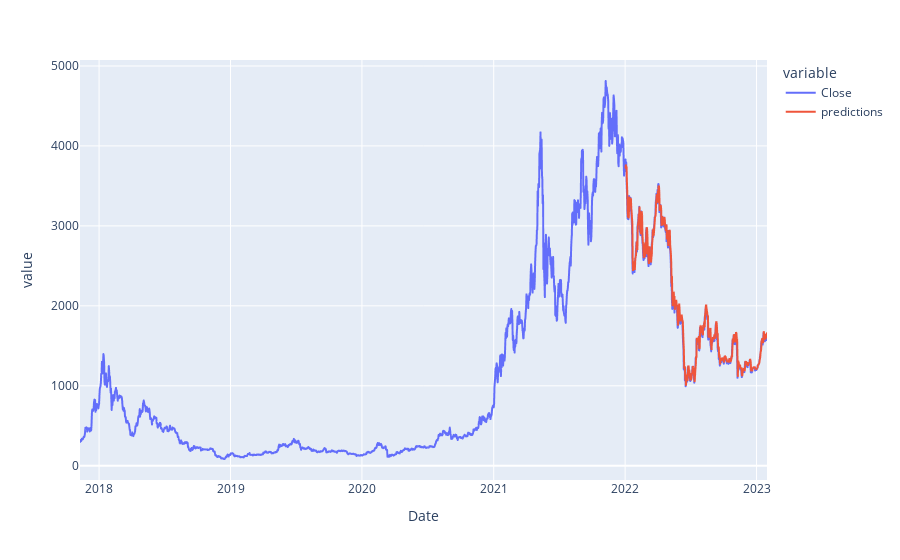

The code cell stored with this chart in its notebook:
### Code cell
results_df = df[['Date']]
results_df = results_df[results_df['Date'] > split]
predictions = model.predict(X_test_lstm)
results_df['predictions'] = predictions
results_df = results_df.set_index('Date').join(df[['Date', feat_ex]].set_index('Date'), how='outer')
# Plot results
px.line(results_df, x=results_df.index, y=[feat_ex, 'predictions'])

### Figure 1 — Plotly figure (JSON) as saved in the notebook; plotly's stock layout.template omitted (floating-point values rounded to 4 significant figures; data arrays with more than 128 entries replaced by an {"elided": "..."} marker saying what was removed)
{"data": [{"hovertemplate": "variable=Close<br>Date=%{x}<br>value=%{y}<extra></extra>", "legendgroup": "Close", "line": {"color": "#636efa", "dash": "solid"}, "marker": {"symbol": "circle"}, "mode": "lines", "name": "Close", "showlegend": true, "type": "scattergl", "x": {"elided": "1909 str values"}, "xaxis": "x", "y": {"elided": "1909 float values"}, "yaxis": "y"}, {"hovertemplate": "variable=predictions<br>Date=%{x}<br>value=%{y}<extra></extra>", "legendgroup": "predictions", "line": {"color": "#EF553B", "dash": "solid"}, "marker": {"symbol": "circle"}, "mode": "lines", "name": "predictions", "showlegend": true, "type": "scattergl", "x": {"elided": "1909 str values"}, "xaxis": "x", "y": {"elided": "1909 float values"}, "yaxis": "y"}], "layout": {"legend": {"title": {"text": "variable"}, "tracegroupgap": 0}, "margin": {"t": 60}, "xaxis": {"anchor": "y", "domain": [0, 1], "title": {"text": "Date"}}, "yaxis": {"anchor": "x", "domain": [0, 1], "title": {"text": "value"}}}}
